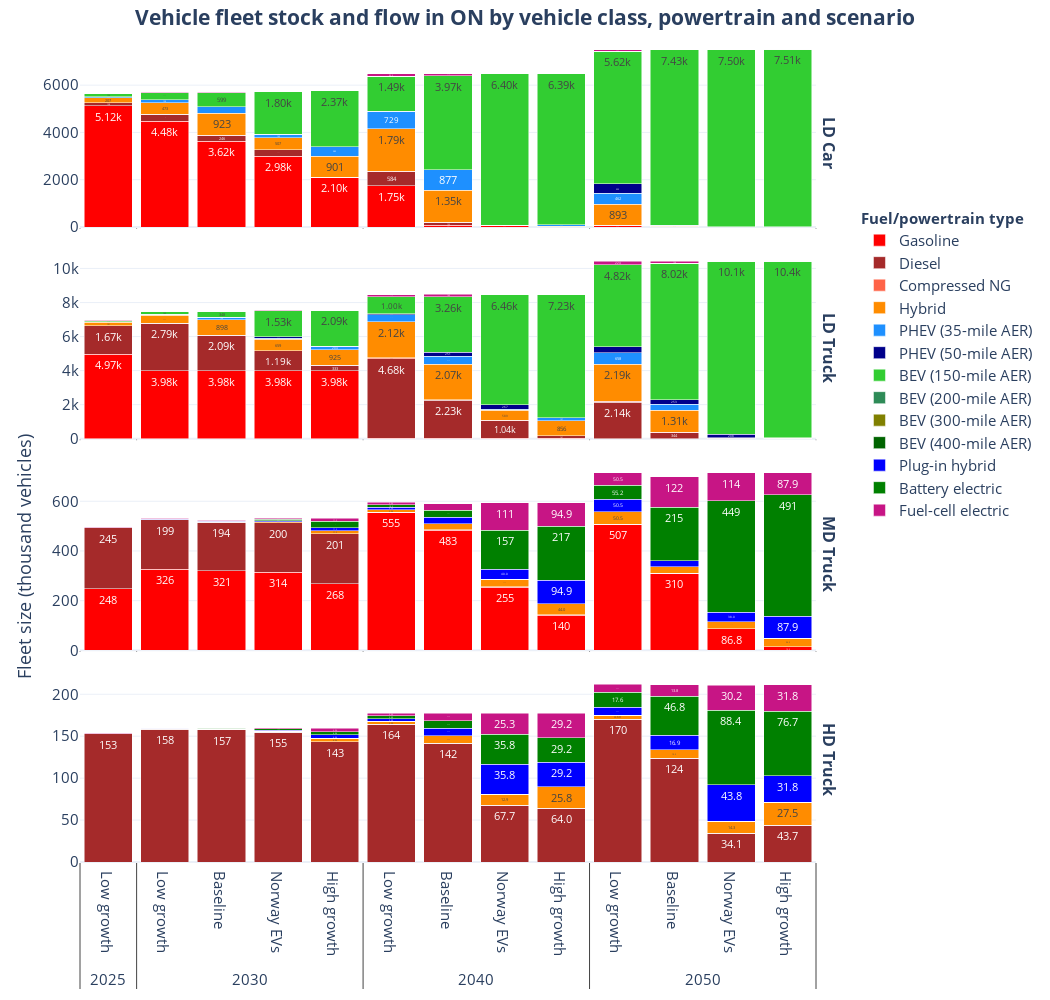

The notebook cell this image was saved under:
### Code cell
plot_capacity_flow_multicat(fleet_data, 
                            capacity_type='net capacity', 
                            baseline_scenario='lowgrowth',
                            )
